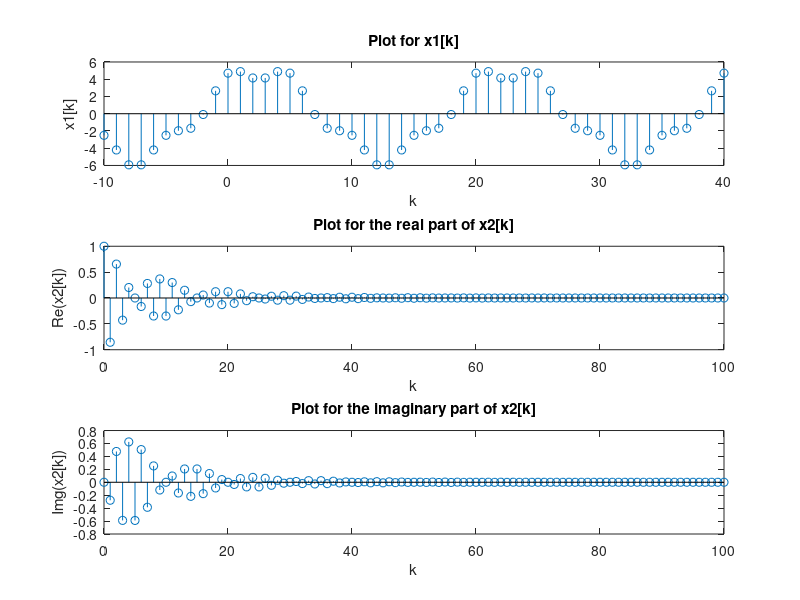

Here is the MATLAB script that generated this plot:
% initialize the input vector for k1 and k2
k1 = (-10:40);
k2 = (0:100);

% output vector x1[k] and x2[k] with input k1 and k2 respectively
x1 = -5.1*sin(0.1*pi*k1 - 3*pi/4) + 1.1*cos(0.4*pi*k1);
x2 = (-0.9).^(k2) .* exp(1j * pi * k2 / 10);

realX2 = real(x2);  % real part of x2[k]
imagX2 = imag(x2);  % imaginary part of x2[k]


% plot for x1[k]
subplot(3,1,1);
stem(k1, x1);
xlabel("k");
ylabel("x1[k]");
title("Plot for x1[k]");


% plot for real part of x2[k]
subplot(3,1,2);
stem(k2, realX2);
xlabel("k");
ylabel("Re(x2[k])");
title("Plot for the real part of x2[k]");


% plot for imaginary part of x2[k]
subplot(3,1,3);
stem(k2, imagX2);
xlabel("k");
ylabel("Img(x2[k])");
title("Plot for the imaginary part of x2[k]");


E1 = sum(abs(x1.^2)); % x1[k] energy
E2 = sum(abs(x2.^2)); % x2[k] energy

% print Total Energy for x1[k]
fprintf('%s %.2f \n', "Total Energy of x1[k] is equal to", E1);
% print Total Energy for x2[k]
fprintf('%s %.2f \n', "Total Energy of x2[k] is equal to", E2);